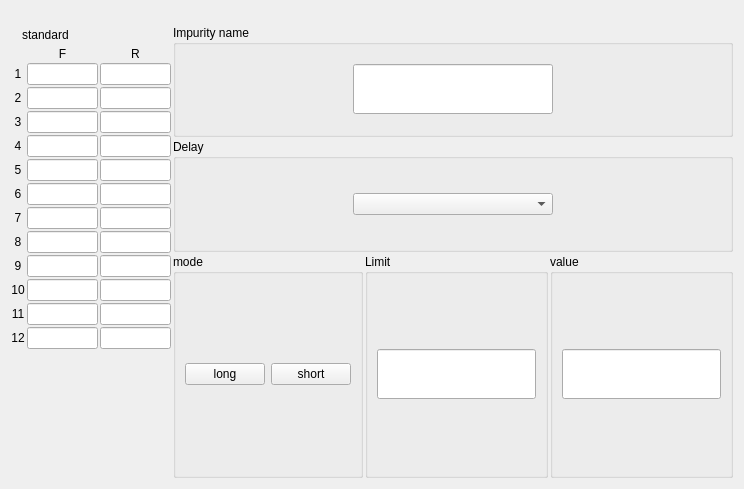
<?xml version="1.0" encoding="UTF-8"?>
<ui version="4.0">
 <class>LongShortSenseSetWidget</class>
 <widget class="QWidget" name="LongShortSenseSetWidget">
  <property name="geometry">
   <rect>
    <x>0</x>
    <y>0</y>
    <width>744</width>
    <height>489</height>
   </rect>
  </property>
  <property name="windowTitle">
   <string notr="true">Form</string>
  </property>
  <layout class="QVBoxLayout" name="verticalLayout_2">
   <property name="spacing">
    <number>2</number>
   </property>
   <property name="topMargin">
    <number>3</number>
   </property>
   <item>
    <layout class="QHBoxLayout" name="horizontalLayout_4">
     <item>
      <spacer name="horizontalSpacer_2">
       <property name="orientation">
        <enum>Qt::Horizontal</enum>
       </property>
       <property name="sizeHint" stdset="0">
        <size>
         <width>40</width>
         <height>20</height>
        </size>
       </property>
      </spacer>
     </item>
     <item>
      <widget class="QLabel" name="label_group">
       <property name="minimumSize">
        <size>
         <width>88</width>
         <height>0</height>
        </size>
       </property>
       <property name="maximumSize">
        <size>
         <width>16777215</width>
         <height>50</height>
        </size>
       </property>
       <property name="text">
        <string/>
       </property>
       <property name="alignment">
        <set>Qt::AlignCenter</set>
       </property>
      </widget>
     </item>
     <item>
      <spacer name="horizontalSpacer">
       <property name="orientation">
        <enum>Qt::Horizontal</enum>
       </property>
       <property name="sizeHint" stdset="0">
        <size>
         <width>40</width>
         <height>20</height>
        </size>
       </property>
      </spacer>
     </item>
    </layout>
   </item>
   <item>
    <layout class="QHBoxLayout" name="horizontalLayout_3" stretch="2,7">
     <item>
      <layout class="QVBoxLayout" name="verticalLayout_3">
       <item>
        <layout class="QHBoxLayout" name="horizontalLayout_2">
         <item>
          <spacer name="horizontalSpacer_5">
           <property name="orientation">
            <enum>Qt::Horizontal</enum>
           </property>
           <property name="sizeHint" stdset="0">
            <size>
             <width>40</width>
             <height>20</height>
            </size>
           </property>
          </spacer>
         </item>
         <item>
          <widget class="QLabel" name="standard_titlelbl">
           <property name="text">
            <string notr="true">standard</string>
           </property>
          </widget>
         </item>
         <item>
          <widget class="QLabel" name="standardlbl">
           <property name="minimumSize">
            <size>
             <width>88</width>
             <height>0</height>
            </size>
           </property>
           <property name="text">
            <string/>
           </property>
          </widget>
         </item>
         <item>
          <spacer name="horizontalSpacer_6">
           <property name="orientation">
            <enum>Qt::Horizontal</enum>
           </property>
           <property name="sizeHint" stdset="0">
            <size>
             <width>40</width>
             <height>20</height>
            </size>
           </property>
          </spacer>
         </item>
        </layout>
       </item>
       <item>
        <layout class="QGridLayout" name="gridLayout_2">
         <item row="11" column="1">
          <widget class="myLineEdit" name="lineEdit_11">
           <property name="alignment">
            <set>Qt::AlignCenter</set>
           </property>
          </widget>
         </item>
         <item row="11" column="0">
          <widget class="QLabel" name="label_11">
           <property name="text">
            <string notr="true">11</string>
           </property>
           <property name="alignment">
            <set>Qt::AlignCenter</set>
           </property>
          </widget>
         </item>
         <item row="11" column="2">
          <widget class="myLineEdit" name="lineEdit_1_10">
           <property name="alignment">
            <set>Qt::AlignCenter</set>
           </property>
          </widget>
         </item>
         <item row="12" column="2">
          <widget class="myLineEdit" name="lineEdit_1_11">
           <property name="alignment">
            <set>Qt::AlignCenter</set>
           </property>
          </widget>
         </item>
         <item row="12" column="0">
          <widget class="QLabel" name="label_12">
           <property name="text">
            <string notr="true">12</string>
           </property>
           <property name="alignment">
            <set>Qt::AlignCenter</set>
           </property>
          </widget>
         </item>
         <item row="12" column="1">
          <widget class="myLineEdit" name="lineEdit_12">
           <property name="alignment">
            <set>Qt::AlignCenter</set>
           </property>
          </widget>
         </item>
         <item row="0" column="1">
          <widget class="QLabel" name="label_front">
           <property name="sizePolicy">
            <sizepolicy hsizetype="Preferred" vsizetype="Fixed">
             <horstretch>0</horstretch>
             <verstretch>0</verstretch>
            </sizepolicy>
           </property>
           <property name="text">
            <string notr="true">F</string>
           </property>
           <property name="alignment">
            <set>Qt::AlignCenter</set>
           </property>
          </widget>
         </item>
         <item row="0" column="2">
          <widget class="QLabel" name="label_rear">
           <property name="sizePolicy">
            <sizepolicy hsizetype="Preferred" vsizetype="Fixed">
             <horstretch>0</horstretch>
             <verstretch>0</verstretch>
            </sizepolicy>
           </property>
           <property name="text">
            <string notr="true">R</string>
           </property>
           <property name="alignment">
            <set>Qt::AlignCenter</set>
           </property>
          </widget>
         </item>
         <item row="1" column="0">
          <widget class="QLabel" name="label_1">
           <property name="text">
            <string notr="true">1</string>
           </property>
           <property name="alignment">
            <set>Qt::AlignCenter</set>
           </property>
          </widget>
         </item>
         <item row="1" column="1">
          <widget class="myLineEdit" name="lineEdit">
           <property name="alignment">
            <set>Qt::AlignCenter</set>
           </property>
          </widget>
         </item>
         <item row="1" column="2">
          <widget class="myLineEdit" name="lineEdit_1_0">
           <property name="alignment">
            <set>Qt::AlignCenter</set>
           </property>
          </widget>
         </item>
         <item row="2" column="0">
          <widget class="QLabel" name="label_2">
           <property name="text">
            <string notr="true">2</string>
           </property>
           <property name="alignment">
            <set>Qt::AlignCenter</set>
           </property>
          </widget>
         </item>
         <item row="2" column="1">
          <widget class="myLineEdit" name="lineEdit_2">
           <property name="alignment">
            <set>Qt::AlignCenter</set>
           </property>
          </widget>
         </item>
         <item row="2" column="2">
          <widget class="myLineEdit" name="lineEdit_1_1">
           <property name="alignment">
            <set>Qt::AlignCenter</set>
           </property>
          </widget>
         </item>
         <item row="3" column="0">
          <widget class="QLabel" name="label_3">
           <property name="text">
            <string notr="true">3</string>
           </property>
           <property name="alignment">
            <set>Qt::AlignCenter</set>
           </property>
          </widget>
         </item>
         <item row="3" column="1">
          <widget class="myLineEdit" name="lineEdit_3">
           <property name="alignment">
            <set>Qt::AlignCenter</set>
           </property>
          </widget>
         </item>
         <item row="3" column="2">
          <widget class="myLineEdit" name="lineEdit_1_2">
           <property name="alignment">
            <set>Qt::AlignCenter</set>
           </property>
          </widget>
         </item>
         <item row="4" column="0">
          <widget class="QLabel" name="label_4">
           <property name="text">
            <string notr="true">4</string>
           </property>
           <property name="alignment">
            <set>Qt::AlignCenter</set>
           </property>
          </widget>
         </item>
         <item row="4" column="1">
          <widget class="myLineEdit" name="lineEdit_4">
           <property name="alignment">
            <set>Qt::AlignCenter</set>
           </property>
          </widget>
         </item>
         <item row="4" column="2">
          <widget class="myLineEdit" name="lineEdit_1_3">
           <property name="alignment">
            <set>Qt::AlignCenter</set>
           </property>
          </widget>
         </item>
         <item row="5" column="0">
          <widget class="QLabel" name="label_5">
           <property name="text">
            <string notr="true">5</string>
           </property>
           <property name="alignment">
            <set>Qt::AlignCenter</set>
           </property>
          </widget>
         </item>
         <item row="5" column="1">
          <widget class="myLineEdit" name="lineEdit_5">
           <property name="alignment">
            <set>Qt::AlignCenter</set>
           </property>
          </widget>
         </item>
         <item row="5" column="2">
          <widget class="myLineEdit" name="lineEdit_1_4">
           <property name="alignment">
            <set>Qt::AlignCenter</set>
           </property>
          </widget>
         </item>
         <item row="6" column="0">
          <widget class="QLabel" name="label_6">
           <property name="text">
            <string notr="true">6</string>
           </property>
           <property name="alignment">
            <set>Qt::AlignCenter</set>
           </property>
          </widget>
         </item>
         <item row="6" column="1">
          <widget class="myLineEdit" name="lineEdit_6">
           <property name="alignment">
            <set>Qt::AlignCenter</set>
           </property>
          </widget>
         </item>
         <item row="6" column="2">
          <widget class="myLineEdit" name="lineEdit_1_5">
           <property name="alignment">
            <set>Qt::AlignCenter</set>
           </property>
          </widget>
         </item>
         <item row="7" column="0">
          <widget class="QLabel" name="label_7">
           <property name="text">
            <string notr="true">7</string>
           </property>
           <property name="alignment">
            <set>Qt::AlignCenter</set>
           </property>
          </widget>
         </item>
         <item row="7" column="1">
          <widget class="myLineEdit" name="lineEdit_7">
           <property name="alignment">
            <set>Qt::AlignCenter</set>
           </property>
          </widget>
         </item>
         <item row="7" column="2">
          <widget class="myLineEdit" name="lineEdit_1_6">
           <property name="alignment">
            <set>Qt::AlignCenter</set>
           </property>
          </widget>
         </item>
         <item row="8" column="0">
          <widget class="QLabel" name="label_8">
           <property name="text">
            <string notr="true">8</string>
           </property>
           <property name="alignment">
            <set>Qt::AlignCenter</set>
           </property>
          </widget>
         </item>
         <item row="8" column="1">
          <widget class="myLineEdit" name="lineEdit_8">
           <property name="alignment">
            <set>Qt::AlignCenter</set>
           </property>
          </widget>
         </item>
         <item row="8" column="2">
          <widget class="myLineEdit" name="lineEdit_1_7">
           <property name="alignment">
            <set>Qt::AlignCenter</set>
           </property>
          </widget>
         </item>
         <item row="9" column="0">
          <widget class="QLabel" name="label_9">
           <property name="text">
            <string notr="true">9</string>
           </property>
           <property name="alignment">
            <set>Qt::AlignCenter</set>
           </property>
          </widget>
         </item>
         <item row="9" column="1">
          <widget class="myLineEdit" name="lineEdit_9">
           <property name="alignment">
            <set>Qt::AlignCenter</set>
           </property>
          </widget>
         </item>
         <item row="9" column="2">
          <widget class="myLineEdit" name="lineEdit_1_8">
           <property name="alignment">
            <set>Qt::AlignCenter</set>
           </property>
          </widget>
         </item>
         <item row="10" column="0">
          <widget class="QLabel" name="label_10">
           <property name="text">
            <string notr="true">10</string>
           </property>
           <property name="alignment">
            <set>Qt::AlignCenter</set>
           </property>
          </widget>
         </item>
         <item row="10" column="1">
          <widget class="myLineEdit" name="lineEdit_10">
           <property name="alignment">
            <set>Qt::AlignCenter</set>
           </property>
          </widget>
         </item>
         <item row="10" column="2">
          <widget class="myLineEdit" name="lineEdit_1_9">
           <property name="alignment">
            <set>Qt::AlignCenter</set>
           </property>
          </widget>
         </item>
         <item row="13" column="1">
          <spacer name="verticalSpacer">
           <property name="orientation">
            <enum>Qt::Vertical</enum>
           </property>
           <property name="sizeHint" stdset="0">
            <size>
             <width>20</width>
             <height>40</height>
            </size>
           </property>
          </spacer>
         </item>
        </layout>
       </item>
      </layout>
     </item>
     <item>
      <layout class="QVBoxLayout" name="verticalLayout" stretch="1,1,2">
       <item>
        <widget class="QGroupBox" name="groupBox_4">
         <property name="title">
          <string notr="true">Impurity name</string>
         </property>
         <layout class="QGridLayout" name="gridLayout">
          <item row="0" column="0">
           <widget class="myLineEdit" name="sNamelineEdit">
            <property name="minimumSize">
             <size>
              <width>0</width>
              <height>50</height>
             </size>
            </property>
            <property name="maximumSize">
             <size>
              <width>200</width>
              <height>16777215</height>
             </size>
            </property>
            <property name="alignment">
             <set>Qt::AlignCenter</set>
            </property>
           </widget>
          </item>
         </layout>
        </widget>
       </item>
       <item>
        <widget class="QGroupBox" name="groupBox_2">
         <property name="title">
          <string>Delay</string>
         </property>
         <layout class="QGridLayout" name="gridLayout_6">
          <item row="0" column="0">
           <widget class="QComboBox" name="comboBox_delay">
            <property name="maximumSize">
             <size>
              <width>200</width>
              <height>16777215</height>
             </size>
            </property>
           </widget>
          </item>
         </layout>
        </widget>
       </item>
       <item>
        <layout class="QHBoxLayout" name="horizontalLayout">
         <item>
          <widget class="QGroupBox" name="groupBox">
           <property name="title">
            <string notr="true">mode</string>
           </property>
           <layout class="QGridLayout" name="gridLayout_3">
            <item row="0" column="0">
             <widget class="QPushButton" name="pushButton">
              <property name="text">
               <string notr="true">long</string>
              </property>
             </widget>
            </item>
            <item row="0" column="1">
             <widget class="QPushButton" name="pushButton_2">
              <property name="text">
               <string notr="true">short</string>
              </property>
             </widget>
            </item>
           </layout>
          </widget>
         </item>
         <item>
          <widget class="QGroupBox" name="groupBox_5">
           <property name="title">
            <string notr="true">Limit</string>
           </property>
           <layout class="QGridLayout" name="gridLayout_4">
            <item row="0" column="0">
             <widget class="myLineEdit" name="limitlineEdit">
              <property name="minimumSize">
               <size>
                <width>0</width>
                <height>50</height>
               </size>
              </property>
              <property name="maximumSize">
               <size>
                <width>200</width>
                <height>16777215</height>
               </size>
              </property>
              <property name="alignment">
               <set>Qt::AlignCenter</set>
              </property>
             </widget>
            </item>
           </layout>
          </widget>
         </item>
         <item>
          <widget class="QGroupBox" name="groupBox_6">
           <property name="title">
            <string notr="true">value</string>
           </property>
           <layout class="QGridLayout" name="gridLayout_5">
            <item row="0" column="0">
             <widget class="myLineEdit" name="valueEdit">
              <property name="minimumSize">
               <size>
                <width>0</width>
                <height>50</height>
               </size>
              </property>
              <property name="maximumSize">
               <size>
                <width>200</width>
                <height>16777215</height>
               </size>
              </property>
              <property name="alignment">
               <set>Qt::AlignCenter</set>
              </property>
             </widget>
            </item>
           </layout>
          </widget>
         </item>
        </layout>
       </item>
      </layout>
     </item>
    </layout>
   </item>
  </layout>
 </widget>
 <customwidgets>
  <customwidget>
   <class>myLineEdit</class>
   <extends>QLineEdit</extends>
   <header location="global">mysortwidget/mylineedit.h</header>
  </customwidget>
 </customwidgets>
 <resources/>
 <connections/>
</ui>
